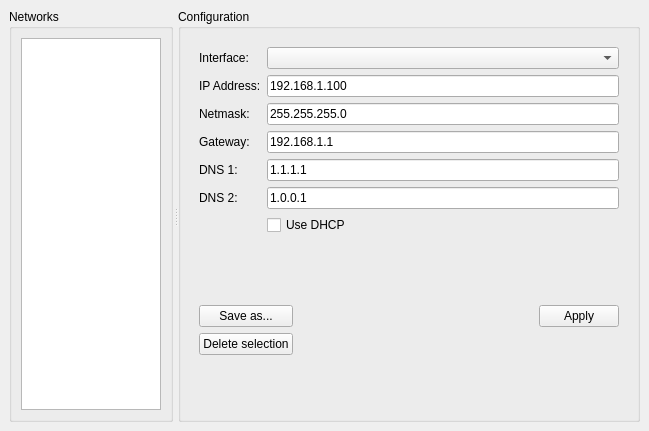
<?xml version="1.0" encoding="UTF-8"?>
<ui version="4.0">
 <class>MainWindow</class>
 <widget class="QMainWindow" name="MainWindow">
  <property name="geometry">
   <rect>
    <x>0</x>
    <y>0</y>
    <width>649</width>
    <height>431</height>
   </rect>
  </property>
  <property name="sizePolicy">
   <sizepolicy hsizetype="Preferred" vsizetype="Preferred">
    <horstretch>0</horstretch>
    <verstretch>0</verstretch>
   </sizepolicy>
  </property>
  <property name="windowTitle">
   <string>Network Manager</string>
  </property>
  <property name="windowIcon">
   <iconset resource="../Resources.qrc">
    <normaloff>:/images/resources/images/icon.png</normaloff>:/images/resources/images/icon.png</iconset>
  </property>
  <property name="styleSheet">
   <string notr="true">font: 10pt &quot;MS Shell Dlg 2&quot;;</string>
  </property>
  <widget class="QWidget" name="centralwidget">
   <layout class="QGridLayout" name="gridLayout">
    <item row="1" column="0">
     <widget class="QSplitter" name="splitter">
      <property name="enabled">
       <bool>true</bool>
      </property>
      <property name="sizePolicy">
       <sizepolicy hsizetype="Preferred" vsizetype="Preferred">
        <horstretch>0</horstretch>
        <verstretch>0</verstretch>
       </sizepolicy>
      </property>
      <property name="sizeIncrement">
       <size>
        <width>0</width>
        <height>0</height>
       </size>
      </property>
      <property name="baseSize">
       <size>
        <width>0</width>
        <height>0</height>
       </size>
      </property>
      <property name="layoutDirection">
       <enum>Qt::LeftToRight</enum>
      </property>
      <property name="autoFillBackground">
       <bool>false</bool>
      </property>
      <property name="midLineWidth">
       <number>0</number>
      </property>
      <property name="orientation">
       <enum>Qt::Horizontal</enum>
      </property>
      <property name="handleWidth">
       <number>5</number>
      </property>
      <widget class="QGroupBox" name="groupBoxNetworks">
       <property name="sizePolicy">
        <sizepolicy hsizetype="Preferred" vsizetype="Preferred">
         <horstretch>1</horstretch>
         <verstretch>0</verstretch>
        </sizepolicy>
       </property>
       <property name="styleSheet">
        <string notr="true"/>
       </property>
       <property name="title">
        <string>Networks</string>
       </property>
       <layout class="QVBoxLayout" name="verticalLayout_2">
        <item>
         <widget class="QListWidget" name="listWidgetNetworks">
          <property name="styleSheet">
           <string notr="true"/>
          </property>
         </widget>
        </item>
       </layout>
      </widget>
      <widget class="QGroupBox" name="groupBox_2">
       <property name="sizePolicy">
        <sizepolicy hsizetype="Preferred" vsizetype="Preferred">
         <horstretch>3</horstretch>
         <verstretch>0</verstretch>
        </sizepolicy>
       </property>
       <property name="styleSheet">
        <string notr="true"/>
       </property>
       <property name="title">
        <string>Configuration</string>
       </property>
       <layout class="QVBoxLayout" name="verticalLayout">
        <item>
         <widget class="QWidget" name="widget" native="true">
          <layout class="QFormLayout" name="formLayout">
           <item row="0" column="0">
            <widget class="QLabel" name="label_6">
             <property name="text">
              <string>Interface:</string>
             </property>
            </widget>
           </item>
           <item row="1" column="0">
            <widget class="QLabel" name="label">
             <property name="text">
              <string>IP Address:</string>
             </property>
            </widget>
           </item>
           <item row="1" column="1">
            <widget class="QLineEdit" name="lineEditAddress">
             <property name="text">
              <string>192.168.1.100</string>
             </property>
            </widget>
           </item>
           <item row="2" column="0">
            <widget class="QLabel" name="label_2">
             <property name="text">
              <string>Netmask:</string>
             </property>
            </widget>
           </item>
           <item row="2" column="1">
            <widget class="QLineEdit" name="lineEditNetmask">
             <property name="text">
              <string>255.255.255.0</string>
             </property>
            </widget>
           </item>
           <item row="3" column="0">
            <widget class="QLabel" name="label_3">
             <property name="text">
              <string>Gateway:</string>
             </property>
            </widget>
           </item>
           <item row="3" column="1">
            <widget class="QLineEdit" name="lineEditGateway">
             <property name="text">
              <string>192.168.1.1</string>
             </property>
            </widget>
           </item>
           <item row="4" column="0">
            <widget class="QLabel" name="label_4">
             <property name="text">
              <string>DNS 1:</string>
             </property>
            </widget>
           </item>
           <item row="4" column="1">
            <widget class="QLineEdit" name="lineEditDns1">
             <property name="text">
              <string>1.1.1.1</string>
             </property>
            </widget>
           </item>
           <item row="5" column="0">
            <widget class="QLabel" name="label_5">
             <property name="text">
              <string>DNS 2:</string>
             </property>
            </widget>
           </item>
           <item row="5" column="1">
            <widget class="QLineEdit" name="lineEditDns2">
             <property name="text">
              <string>1.0.0.1</string>
             </property>
            </widget>
           </item>
           <item row="6" column="1">
            <widget class="QCheckBox" name="checkBoxDhcp">
             <property name="text">
              <string>Use DHCP</string>
             </property>
            </widget>
           </item>
           <item row="0" column="1">
            <widget class="QComboBox" name="comboBoxInterfaces"/>
           </item>
          </layout>
         </widget>
        </item>
        <item>
         <spacer name="verticalSpacer">
          <property name="orientation">
           <enum>Qt::Vertical</enum>
          </property>
          <property name="sizeHint" stdset="0">
           <size>
            <width>20</width>
            <height>40</height>
           </size>
          </property>
         </spacer>
        </item>
        <item>
         <widget class="QWidget" name="widget_2" native="true">
          <property name="sizePolicy">
           <sizepolicy hsizetype="Preferred" vsizetype="Preferred">
            <horstretch>0</horstretch>
            <verstretch>0</verstretch>
           </sizepolicy>
          </property>
          <layout class="QGridLayout" name="gridLayout_2">
           <item row="0" column="1">
            <spacer name="horizontalSpacer_2">
             <property name="orientation">
              <enum>Qt::Horizontal</enum>
             </property>
             <property name="sizeHint" stdset="0">
              <size>
               <width>40</width>
               <height>20</height>
              </size>
             </property>
            </spacer>
           </item>
           <item row="0" column="2">
            <widget class="QPushButton" name="pushButtonApply">
             <property name="text">
              <string>Apply</string>
             </property>
            </widget>
           </item>
           <item row="0" column="0">
            <widget class="QPushButton" name="pushButtonSave">
             <property name="text">
              <string>Save as...</string>
             </property>
            </widget>
           </item>
           <item row="1" column="0">
            <widget class="QPushButton" name="pushButtonDelete">
             <property name="text">
              <string>Delete selection</string>
             </property>
            </widget>
           </item>
          </layout>
         </widget>
        </item>
        <item>
         <spacer name="verticalSpacer_2">
          <property name="orientation">
           <enum>Qt::Vertical</enum>
          </property>
          <property name="sizeHint" stdset="0">
           <size>
            <width>20</width>
            <height>40</height>
           </size>
          </property>
         </spacer>
        </item>
       </layout>
      </widget>
     </widget>
    </item>
   </layout>
  </widget>
 </widget>
 <resources>
  <include location="../Resources.qrc"/>
 </resources>
 <connections/>
</ui>
